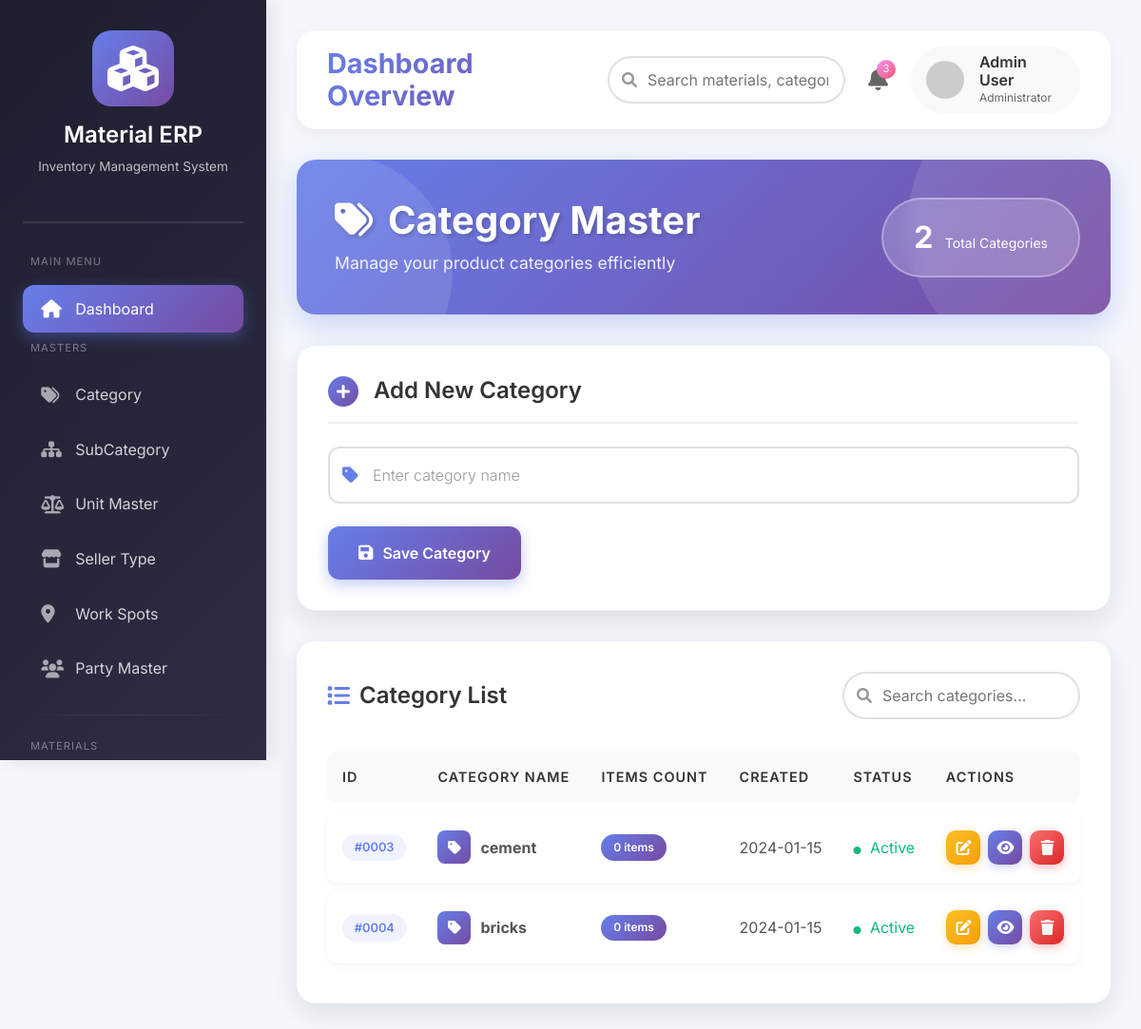
Before: /masters/category/ with the older database file.
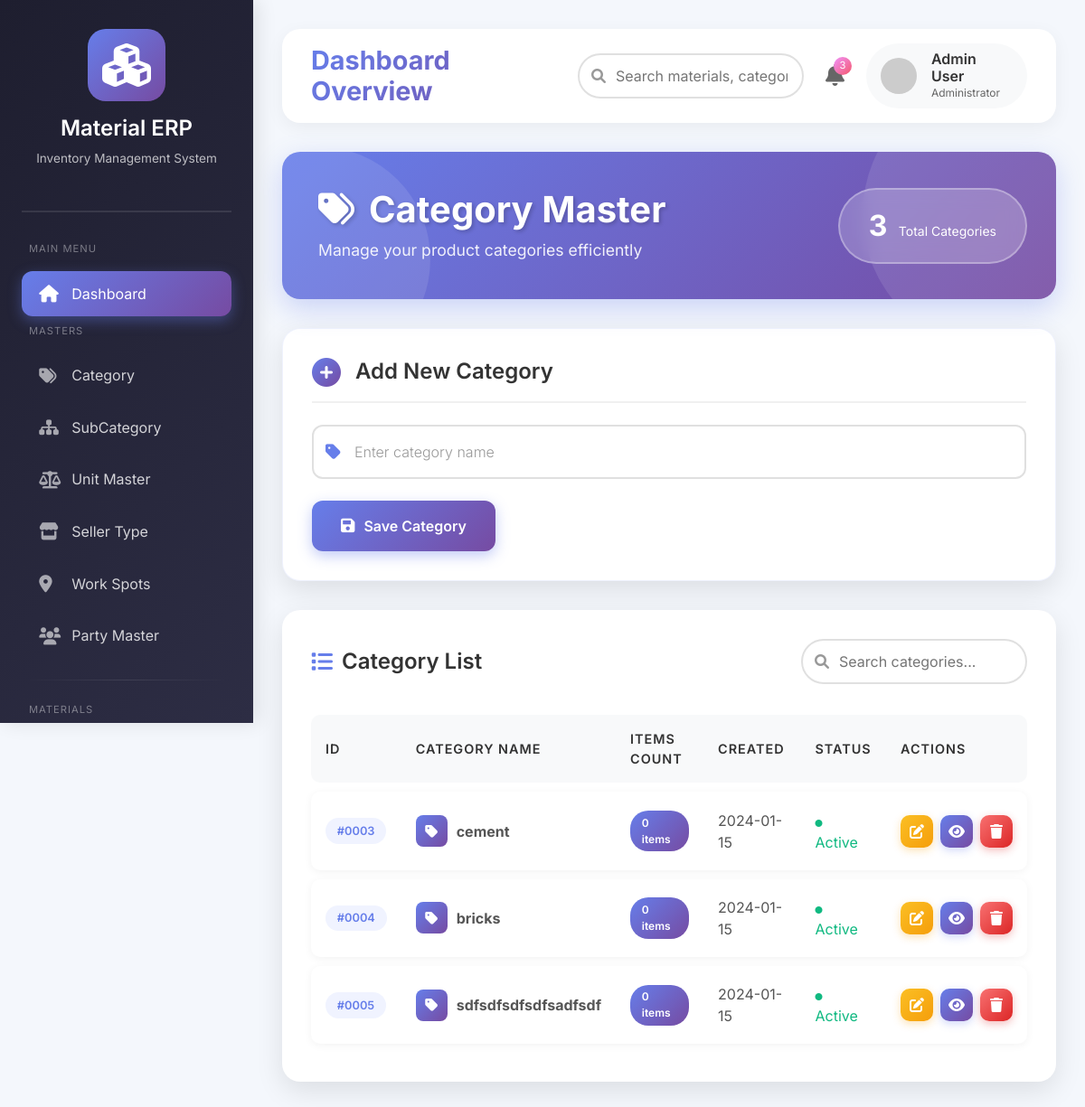
After: the same page with the newer database file.
### masters/models.py (models this page shows, shortened)
class Category(models.Model):
    id = models.AutoField(primary_key=True)
    name = models.CharField(max_length=100)
    status = models.BooleanField(default=True)

### masters/views.py (the view)
# urls.py: path('category/', views.category, name='category'),
def category(request):
    if request.method == "POST":
        name = request.POST.get('name')
        Category.objects.create(
            name=name
        )
        return redirect('category')
    data = Category.objects.all()
    return render(request,'masters/category.html',{
        'data':data
    })

### masters/templates/masters/category.html (shortened to what the changed rows need)
{% extends 'base.html' %}
{% block content %}
<div class="page-header">
    <div class="category-stats">
        <span>{{ data|length }}</span>
        <small>Total Categories</small>
    </div>
    <h2><i class="fas fa-tags me-3"></i>Category Master</h2>
</div>
<div class="table-card">
    {% if data %}
    <table class="table-modern" id="categoryTable">
        <thead>
            <tr>
                <th>ID</th>
                <th>Category Name</th>
                <th>Items Count</th>
                <th>Created</th>
                <th>Status</th>
                <th>Actions</th>
            </tr>
        </thead>
        <tbody>
            {% for i in data %}
            <tr>
                <td>
                    <span class="id-badge">#{{ i.id|stringformat:"04d" }}</span>
                </td>
                <td>
                    <div style="display: flex; align-items: center; gap: 10px;">
                        <div style="width: 35px; height: 35px; background: linear-gradient(135deg, #667eea 0%, #764ba2 100%); border-radius: 8px; display: flex; align-items: center; justify-content: center; color: white;">
                            <i class="fas fa-tag"></i>
                        </div>
                        <strong>{{ i.name }}</strong>
                    </div>
                </td>
                <td>
                    <span class="category-badge">{{ i.item_count|default:"0" }} items</span>
                </td>
                <td>{{ i.created_at|default:"2024-01-15" }}</td>
                <td>
                    <span style="color: #10b981;">
                        <i class="fas fa-circle" style="font-size: 0.5rem; margin-right: 5px;"></i>
                        Active
                    </span>
                </td>
                <td>
                    <div class="action-buttons">
                        <a href="{% url 'category_edit' i.id %}" class="btn-action btn-edit" title="Edit">
                            <i class="fas fa-edit"></i>
                        </a>
                        <a href="#" onclick="viewCategory('{{ i.id }}')" class="btn-action btn-view" title="View">
                            <i class="fas fa-eye"></i>
                        </a>
                        <a href="{% url 'category_delete' i.id %}" class="btn-action btn-delete" title="Delete"
                           onclick="return confirmDelete('{{ i.name }}')">
                            <i class="fas fa-trash"></i>
                        </a>
                    </div>
                </td>
            </tr>
            {% endfor %}
        </tbody>
    </table>
    {% else %}
    <div class="empty-state">
        <i class="fas fa-folder-open"></i>
        <p>No categories found. Click "Save Category" to add your first category.</p>
    </div>
    {% endif %}
</div>
<link rel="stylesheet" href="https://cdnjs.cloudflare.com/ajax/libs/font-awesome/6.0.0/css/all.min.css">
{% endblock %}

Changed rows visible on the page:
added Category: id "0005", name "sdfsdfsdfsdfsadfsdf", item_count "0", created_at "2024-01-15"
Other visible differences:
{{ data|length }}: "2" → "3"
